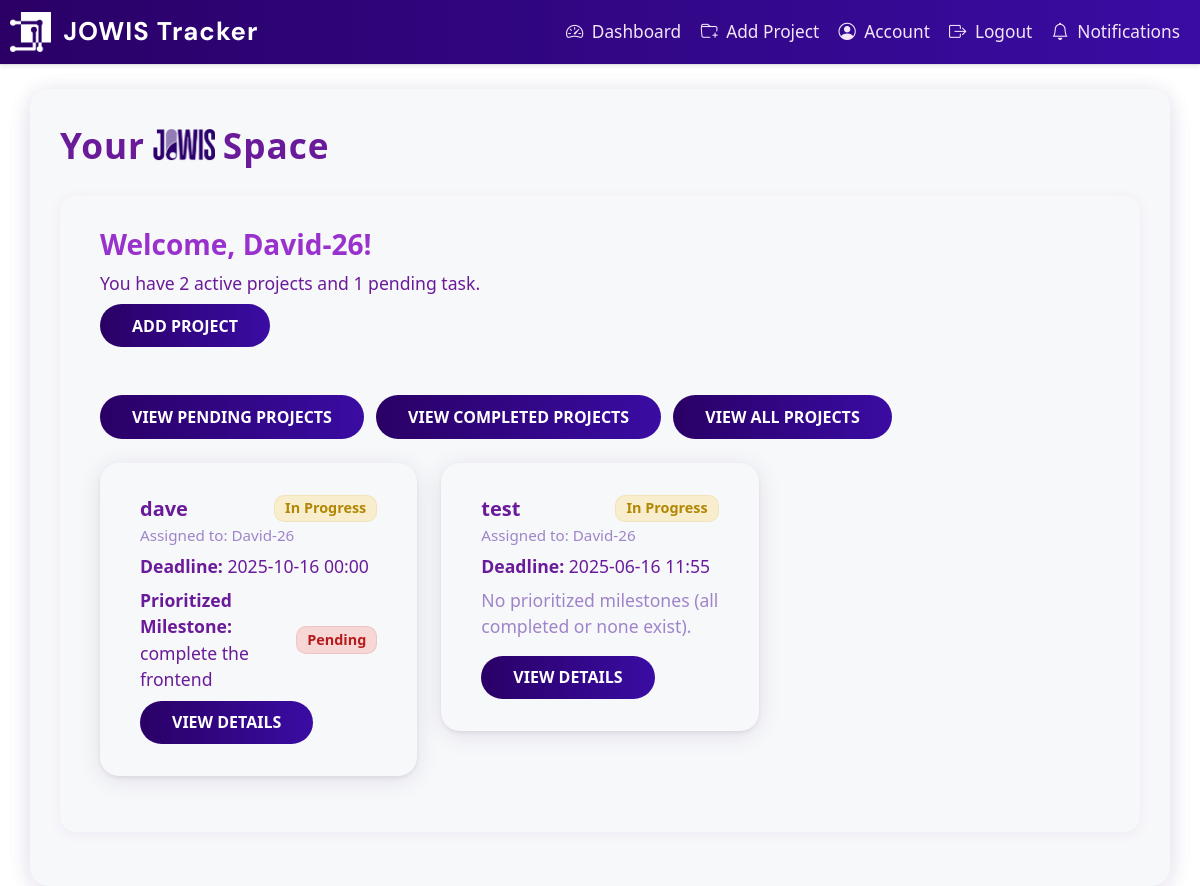
The app's page /dashboard (signed in) with its own data.
### app/dbmodels.py (models this page shows, shortened)
class User(db.Model, UserMixin):
    id = db.Column(db.Integer, primary_key=True)
    username = db.Column(db.String(150), unique=True, nullable=False)
    email = db.Column(db.String(150), unique=True, nullable=False)
    password_hash = db.Column(db.String(150), nullable=False)
    tasks = db.relationship("Task", backref="assigned_to", cascade='all, delete-orphan',passive_deletes=True)
    role = db.Column(db.String(50), nullable=False, default="employee") # or admin
    projects = db.relationship(
        'Project',
        secondary=project_users,
        back_populates='users'
    )
    reset_code = db.Column(db.String(8), nullable=True)
    reset_code_expiry = db.Column(db.DateTime, nullable=True)

class Project(db.Model):
    id = db.Column(db.Integer, primary_key=True)
    title = db.Column(db.String(150), nullable=False)
    description = db.Column(db.Text, nullable=False)
    tasks = db.relationship("Task", backref="project", cascade="all, delete-orphan", passive_deletes=True)
    milestones = db.relationship("Milestone", backref="project", cascade="all, delete-orphan", passive_deletes=True)
    deadline = db.Column(db.DateTime, nullable=False, default = datetime.now(timezone.utc)) # default to current time in UTC
    status = db.Column(db.String(20), nullable=False, default="Pending")
    comment = db.Column(db.Text, nullable=True)
    users = db.relationship(
        'User',
        secondary=project_users,
        back_populates='projects'
    )

class Milestone(db.Model):
    id = db.Column(db.Integer, primary_key=True)
    name = db.Column(db.String(140), nullable=False)
    deadline = db.Column(db.DateTime, nullable=False)
    project_id = db.Column(db.Integer, db.ForeignKey("project.id", ondelete="CASCADE"), nullable=False) # ondelete="CASCADE" ensures that if a project is deleted, its milestones are also deleted
    tasks = db.relationship("Task", backref="milestone", lazy="dynamic")
    status = db.Column(db.String(20), nullable=False, default="Pending")

### app/routes.py (the view)
@main.route("/dashboard")
@login_required
def dashboard():
    show_completed = request.args.get('show_completed')
    show_all = request.args.get('show_all')
    show_pending = request.args.get('show_pending')
    if show_all:
        if current_user.role == "admin":
            projects = Project.query.all()
        else:
            projects = current_user.projects
    elif show_completed:
        if current_user.role == "admin":
            projects = Project.query.filter_by(status='Completed').all()
        else:
            projects = [p for p in current_user.projects if p.status == 'Completed']
    elif show_pending:
        if current_user.role == "admin":
            projects = Project.query.filter(Project.status != 'Completed').all()
        else:
            projects = [p for p in current_user.projects if p.status != 'Completed']
    else:
        if current_user.role == "admin":
            projects = Project.query.filter(Project.status != 'Completed').all()
        else:
            projects = [p for p in current_user.projects if p.status != 'Completed']
    pending_invites = ProjectInvite.query.filter_by(email=current_user.email, accepted=False).all()
    if current_user.role == "admin":
        active_count = Project.query.filter(Project.status != 'Completed').count()
        pending_tasks = Milestone.query.filter(Milestone.status != 'Completed').count()
    else:
        active_count = len([p for p in current_user.projects if p.status != 'Completed'])
        pending_tasks = sum(
            1 for p in current_user.projects for m in p.milestones if m.status != 'Completed'
        )
    return render_template(
        "dashboard.html",
        projects=projects,
        pending_invites=pending_invites,
        active_count=active_count,
        pending_tasks=pending_tasks
    )

### app/__init__.py (called while the page is built)
def create_app():
    app= Flask(__name__)
    app.config.from_object("config.Config") # load app config from config.py
    db.init_app(app)
    migrate.init_app(app, db)
    login_manager.init_app(app)
    mail.init_app(app)
    scheduler.init_app(app)
    scheduler.start()
    from . import jobs  # <-- Import jobs to register them
    from .admin import init_admin
    init_admin(app)
    login_manager.login_view = "main.login"
    login_manager.login_message_category ="info"
    from .dbmodels import User
    @login_manager.user_loader
    def load_user(user_id):
        return User.query.get(int(user_id))
    from .routes import main
    app.register_blueprint(main)
    return app

### app/templates/dashboard.html (shortened to what this page needs)
{% extends "base.html" %} {% block content %}
<div class="container mt-4">
  <div class="d-flex align-items-center mb-4" style="gap: 0.5rem;">
    <span class="dashboard-header" style="margin-bottom: 0;">Your</span>
    <img
      src="{{ url_for('static', filename='img/Jowis.png') }}"
      alt="Jowis Logo"
      style="height: 2.2rem; width: auto; margin-bottom: 0.2rem;"
    />
    <span class="dashboard-header" style="margin-bottom: 0;">Space</span>
  </div>
  <div class="dashboard-info mb-4">
    <h3 class="text-lg font-bold">Welcome, {{ current_user.username }}!</h3>
    <p class="text-sm text-blue-700">
      You have {{ active_count }} active {{ 'project' if active_count == 1 else
      'projects' }} and {{ pending_tasks }} pending {{ 'task' if pending_tasks
      == 1 else 'tasks' }}.
    </p>
    <a href="{{ url_for('main.add_project') }}" class="btn btn-primary mb-4"
      >Add Project</a
    >
    <div class="flex flex-wrap gap-4 mt-4 mb-4">
      <a
        href="{{ url_for('main.dashboard', show_pending=1) }}"
        class="btn btn-outline-secondary"
        >View Pending Projects</a
      >
      <a
        href="{{ url_for('main.dashboard', show_completed=1) }}"
        class="btn btn-outline-success ms-2"
        >View Completed Projects</a
      >
      <a
        href="{{ url_for('main.dashboard', show_all=1) }}"
        class="btn btn-outline-primary ms-2"
        >View All Projects</a
      >
    </div>
    <div class="row">
      {% for project in projects %}
      <div class="col-md-4">
        <div class="card mb-4 shadow-sm">
          <div class="card-body">
            <div class="d-flex justify-content-between align-items-center mb-2">
              <h5 class="card-title mb-0">{{ project.title }}</h5>
              {% if project.status == 'Completed' %}
                <span class="badge bg-success">{{ project.status }}</span>
              {% elif project.status == 'Pending' %}
                <span class="badge bg-danger">{{ project.status }}</span>
              {% elif project.status == 'In Progress' %}
                <span class="badge bg-warning text-dark">{{ project.status }}</span>
              {% else %}
                <span class="badge bg-secondary">Unknown</span>
              {% endif %}
            </div>
            <h6 class="card-subtitle mb-2 text-muted">
              Assigned to: {% for user in project.users %} {{ user.username }}{% if not loop.last %}, {% endif %} {% endfor %}
            </h6>
            <p>
              <strong>Deadline:</strong> {{ project.deadline.strftime('%Y-%m-%d %H:%M') if project.deadline else 'N/A' }}
            </p>
            {% set incomplete_milestones = project.milestones |
            selectattr('status', 'ne', 'Completed') | sort(attribute='deadline')
            | list %} {% if incomplete_milestones %} {% set urgent =
            incomplete_milestones[0] %}
            <div class="d-flex justify-content-between align-items-center">
              <p class="mb-0">
                <strong>Prioritized Milestone:</strong> {{ urgent.name }}
              </p>
              {% if urgent.status == 'Pending' %}
                <span class="badge bg-danger ms-2">{{ urgent.status }}</span>
              {% elif urgent.status == 'In Progress' %}
                <span class="badge bg-warning text-dark ms-2">{{ urgent.status }}</span>
              {% else %}
                <span class="badge bg-secondary ms-2">Unknown</span>
              {% endif %}
            </div>
            {% else %}
            <p class="text-muted">
              No prioritized milestones (all completed or none exist).
            </p>
            {% endif %}
            <a
              href="{{ url_for('main.project_detail', project_id=project.id) }}"
              class="btn btn-primary btn-sm mt-2"
              >View Details</a
            >
          </div>
        </div>
      </div>
      {% endfor %}
    </div>
  </div>
  {% endblock %}

### app/static/style.css (style rules this page uses)
body { background: #fff !important; font-family: "Segoe UI", Tahoma, Geneva, Verdana, sans-serif; color: #333; margin: 0; padding: 0; }
.card, .card-body, .card-header.bg-primary, .signup-container, .signup-container-1, .form-container, .container-login, .container-signup { background: #f7f8fa !important; border-radius: 1.2rem; box-shadow: 0 4px 24px rgba(42, 0, 102, 0.08); border: none; }
.btn, input[type="submit"], .submit, .btn-primary, .btn-outline-primary, .button { background: linear-gradient(90deg, #2a0066 0%, #3a0ca3 100%); color: #fff !important; border: none; transition: background 0.2s; }
body, body.bg-light, body.bg-gradient, body.bg-purple, body.bg-pink { background: #fff !important; }
.dashboard-info { background: #f0f4ff !important; border-radius: 1rem; padding: 2rem 2.5rem; margin-bottom: 2rem; box-shadow: 0 2px 12px rgba(33, 150, 243, 0.08); }
.container, .container-login, .container-signup, .signup-container, .signup-container-1, .form-container { background: #f7f8fa !important; box-shadow: 0 4px 24px rgba(42, 0, 102, 0.08); border-radius: 1.2rem; }
body { font-family: "Segoe UI", Tahoma, Geneva, Verdana, sans-serif; background-color: #f0f2f5; margin: 0; }
a { color: #007bff; text-decoration: none; }
body { background-color: #f2f2f2; font-family: Arial, sans-serif; margin: 0; }
body { background-color: #f4f6f8; font-family: "Segoe UI", Tahoma, Geneva, Verdana, sans-serif; color: #333; margin: 0; padding: 0; }
.container { padding: 30px; border-radius: 12px; }
body { font-family: "Segoe UI", Tahoma, Geneva, Verdana, sans-serif; background-color: #f4f6f8; margin: 0; }
.dashboard-header { font-size: 2.2rem; font-weight: 700; color: #1a237e; letter-spacing: 1px; margin-bottom: 1.5rem; }
.dashboard-info { background: linear-gradient(90deg, #e3f2fd 0%, #bbdefb 100%); border-radius: 1rem; padding: 2rem 2.5rem; margin-bottom: 2rem; box-shadow: 0 2px 12px rgba(33, 150, 243, 0.08); }
.dashboard-info h3 { color: #1565c0; font-weight: 600; margin-bottom: 0.5rem; }
.dashboard-info p { color: #1976d2; font-size: 1.1rem; margin-bottom: 0.5rem; }
.card { border: none; border-radius: 1rem; box-shadow: 0 2px 12px rgba(33, 150, 243, 0.08); transition: transform 0.15s, box-shadow 0.15s; background: #fff; }
.card-title { color: #880da1; font-weight: 600; }
.card-subtitle { color: #546e7a; font-size: 0.95rem; }
.badge { align-items: center; font-size: 0.9em; padding: 0.4em 0.7em; border-radius: 0.7em; }
.btn-primary, .btn-outline-primary { background: linear-gradient(90deg, #ad19d2 0%, #9042f5 100%); border: none; color: #fff; font-weight: 500; transition: background 0.2s; }
.btn-outline-secondary, .btn-outline-success { border-radius: 2em; font-weight: 500; }
.text-muted { color: #90a4ae !important; }
body { background: linear-gradient(120deg, #e3e6fd 0%, #cebbfb 100%); }
.card { border-radius: 1.2rem; box-shadow: 0 4px 24px rgba(33, 150, 243, 0.1); border: none; background: #fff; }
.card-body { padding: 2rem 2.5rem; }
.btn, input[type="submit"] { border-radius: 2em; font-weight: 600; padding: 0.6em 2em; background: linear-gradient(90deg, #5d19d2 0%, #7842f5 100%); color: #fff; border: none; transition: background 0.2s; }

### records on screen
User: username "David-26"
Project: title "dave", status "In Progress", deadline "2025-10-16 00:00"
Milestone: name "complete the frontend", status "Pending"
Project: title "test", status "In Progress", deadline "2025-06-16 11:55", shows "No prioritized milestones (all completed or none exist)."

### other values on screen
{{ active_count }} "2"
{{ 'project' if active_count == 1 else
      'projects' }} "projects"
{{ pending_tasks }} "1"
{{ 'task' if pending_tasks
      == 1 else 'tasks' }} "task"
